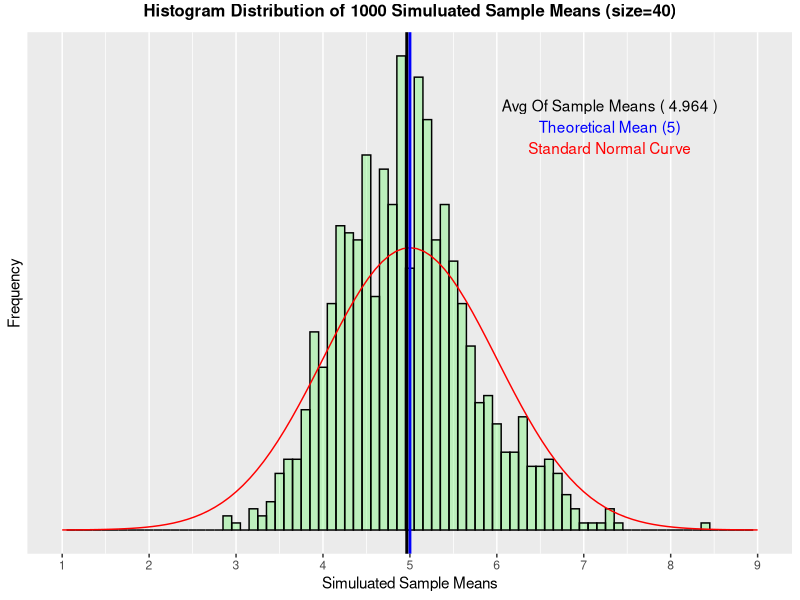

Generate this figure with R:
## ---- chunk 1
nosim <- 1000                  # number of samples (of size 40)
lambda = 0.2                   # rate parameter
exp.mean = exp.sd = 1/lambda   # theorectial exponential mean and standard deviation = 5
sample.size = 40               # sample size

# Simulate 1000 means from 1000 sample sizes of size 40
set.seed(20) # ensures reproducibility of the sequence of random numbers  
sample.means = NULL
for (i in 1 : nosim) sample.means = c(sample.means, mean(rexp(sample.size, lambda)))

# get the average of those 1000 means
mean.of.sample.means = sum(sample.means)/nosim
## ---- chunk 2
library(ggplot2)
g <- ggplot(data.frame(x = sample.means), aes(x = x))
g <- g + geom_histogram(position="identity", binwidth = 0.1, fill="green", color="black", alpha=0.2, 
                        aes(y= ..density..))
g <- g + stat_function(fun = dnorm, colour = "red", args=list(mean=5))
g <- g + scale_x_continuous(breaks=c(1, 2, 3, 4, 5, 6, 7, 8, 9), limits=c(1, 9))
g <- g + scale_y_continuous(breaks=c()) 
g <- g + theme(plot.title = element_text(size=12, face="bold", vjust=2, hjust=0.5))
g <- g + labs(title="Histogram Distribution of 1000 Simuluated Sample Means (size=40)")
g <- g + labs(x = "Simuluated Sample Means", y = "Frequency")
g <- g + geom_vline(xintercept = exp.mean, lwd = 1, col = "blue")
g <- g + geom_vline(xintercept = round(mean.of.sample.means,3), lwd = 1, col = "black")
g <- g + annotate("text", x = 7.3, y = 0.6, col = "black", label = paste("Avg Of Sample Means (",round(mean.of.sample.means,3),")"))
g <- g + annotate("text", x = 7.3, y = 0.57, col = "blue", label = "Theoretical Mean (5)")
g <- g + annotate("text", x = 7.3, y = 0.54, col = "red", label = "Standard Normal Curve")
g
## ---- chunk 3
# maually calculate the sample variance:
diff.sqr <- (sample.means - mean.of.sample.means)^2
sample.var = sum(diff.sqr)/(length(diff.sqr)-1) # returns 0.5919712 (using a simulation seed of 20)

# use R's var() to caluated it 
var(sample.means) # returns 0.5919712 (using a simulation seed of 20)

## ---- chunk 4
round(sample.var,1) # returns 0.6
round(25/40,1)      # returns 0.6

